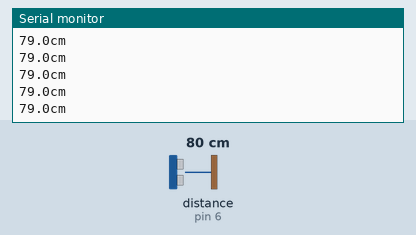
This sketch was run on a simulated Arduino Uno, built with avr-gcc and run on an emulated ATmega328P. Parts: the last lines printed to the serial monitor. Wiring (inferred from the names in the program): ultrasonic range finder: trigger pin 5; echo pin 6. The inputs (shaded band) are chosen by the test bench; at power-on: distance to the obstacle (sensor on pin 6) 80 cm. The echo pulse lasts 58.3 µs per cm.

Above: at 1.2 s.
1.3 s: distance to the obstacle (sensor on pin 6) set to 299 cm
At 1.62 s:
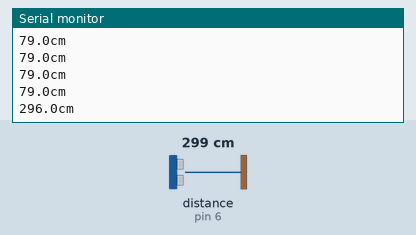
4.3 s: distance to the obstacle (sensor on pin 6) set to 2 cm
At 4.45 s:
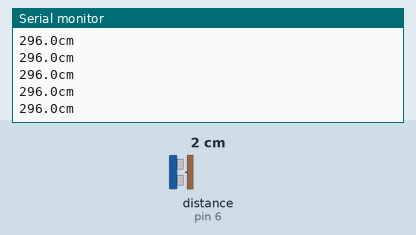
Timing chart, 0 to 7.3 s (numbered marks = the images above; inputs shaded):
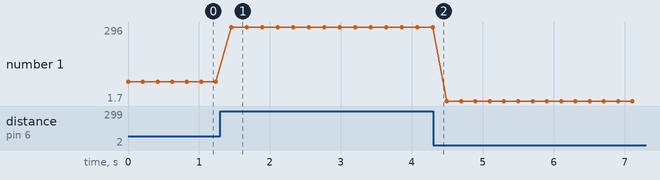

The sketch:

test.ino
```cpp
//超音波測距模組HC-SR04
const byte trigPin=5; //超音波測距的 觸發腳
const byte echoPin=6; //超音波測距的 回應腳
float d;

void setup() {
  //設定輸出輸入
  pinMode(trigPin, OUTPUT);
  pinMode(echoPin, INPUT);

  //開啟串例傳輸
  Serial.begin(9600);
}

void loop() {
  //測距離
  d = sr04() * 0.017;
  Serial.print(d,1);
  Serial.println("cm");
  delay(200);
}

//超音波測距函式
//送 10μs 脈波給 HC-SR04 觸發腳(trigger pin)，並計算 回應腳(echo)變成高電位的時間
unsigned long sr04() {
  digitalWrite(trigPin, HIGH);
  delayMicroseconds(10);
  digitalWrite(trigPin, LOW);
  return pulseIn(echoPin, HIGH);
}
```

Measured:
- after the input at 1.3 s, the serial monitor: prints a new line after 0.16 s (image 1)
- plotted number 1: 79 → 296 after the input at 1.3 s, 296 → 1.7 after the input at 4.3 s
